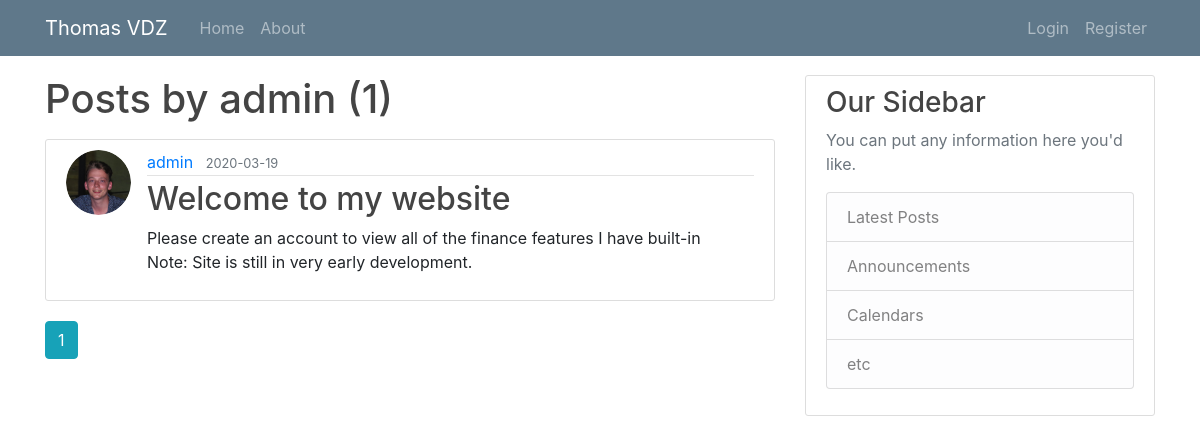
The app's page /user/admin, older data.
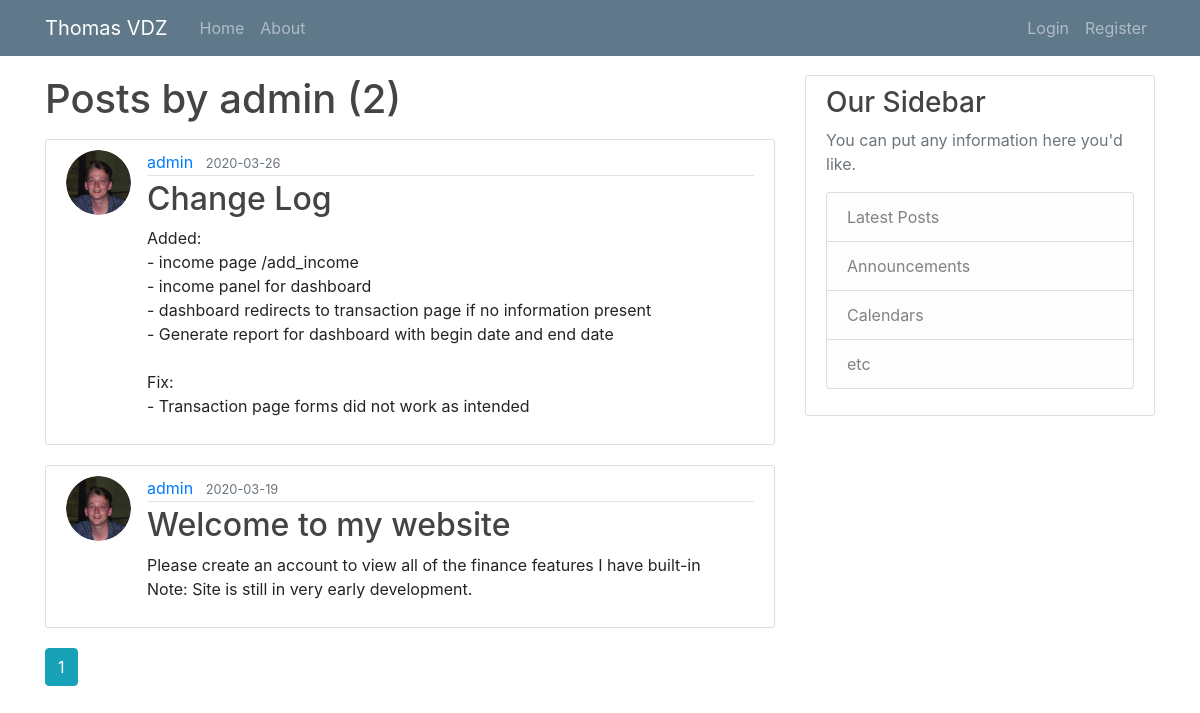
The same page, newer data.
### webApp/models.py (models this page shows, shortened)
class Post(db.Model):
    id = db.Column(db.Integer, primary_key=True)
    title = db.Column(db.String(100), nullable=False)
    date_posted = db.Column(db.DateTime, nullable=False, default=datetime.utcnow)
    content = db.Column(db.Text, nullable=False)
    user_id = db.Column(db.Integer, db.ForeignKey('user.id'), nullable=False)

class User(db.Model, UserMixin):
    id = db.Column(db.Integer, primary_key=True)
    username = db.Column(db.String(20), unique=True, nullable=False)
    email = db.Column(db.String(120), unique=True, nullable=False)
    image_file = db.Column(db.String(20), nullable=False, default='default.jpg')
    password = db.Column(db.String(60), nullable=False)
    posts = db.relationship('Post', backref='author', lazy=True)
    tasks = db.relationship('Task', backref='author', lazy=True)
    transactions = db.relationship('Transaction', backref='author', lazy=True)
    income =  db.relationship('Income', backref='author', lazy=True)

### webApp/users/routes.py (the view)
@users.route("/user/<string:username>")
def user_posts(username):
    page = request.args.get('page' , 1 , type=int)
    user = User.query.filter_by(username=username).first_or_404()
    posts = Post.query.filter_by(author=user)\
        .order_by(Post.date_posted.desc())\
        .paginate(page=page , per_page = 5)
    return render_template('user_posts.html',posts=posts , user=user )

### webApp/templates/user_posts.html (shortened to what this page needs)
{% extends "layout.html" %}
{% block content %}
    <h1 class="mb-3">Posts by {{ user.username }} ({{ posts.total }})</h1>
    {%for post in posts.items %}
       <article class="media content-section">
          <img class="rounded-circle article-img" src=" {{ url_for('static', filename='profile_pics/' + post.author.image_file) }}">
          <div class="media-body">
            <div class="article-metadata">
              <a class="mr-2" href="{{url_for('users.user_posts', username=post.author.username)}}">{{ post.author.username }}</a>
              <small class="text-muted">{{ post.date_posted.strftime('%Y-%m-%d') }}</small>
            </div>
            <h2><a class="article-title" href="{{url_for('posts.post', post_id=post.id )}}">{{ post.title }}</a></h2>
            <p class="article-content">{{ post.content }}</p>
          </div>
        </article>
    {% endfor %}
    {%for page_num in posts.iter_pages( left_edge=1, right_edge=1, left_current=1 , right_current=2 ) %}
        {% if page_num %}
            {% if posts.page == page_num %}
                <a class="btn btn-info mb-4" href="{{url_for('users.user_posts', username=user.username , page=page_num)}}">{{ page_num }}</a>
            {% else %}
                <a class="btn btn-outline-info mb-4" href="{{url_for('users.user_posts', username=user.username , page=page_num)}}">{{ page_num }}</a>
        {% endif %}
        {% endif %}
    {% endfor %}
{% endblock content %}

Row changes from the older to the newer data that the page shows:
added Post: image_file (picture), author.username "admin", date_posted "2020-03-26", title "Change Log", content "Added: - income page /add_income - income panel for dashboard - dashboard redirects to transaction page if no information present - Generate report for dashboard with begin date and end date Fix: - Transaction page forms did not work as intended"
Text that changed along with them:
{{ posts.total }}: "1" → "2"
